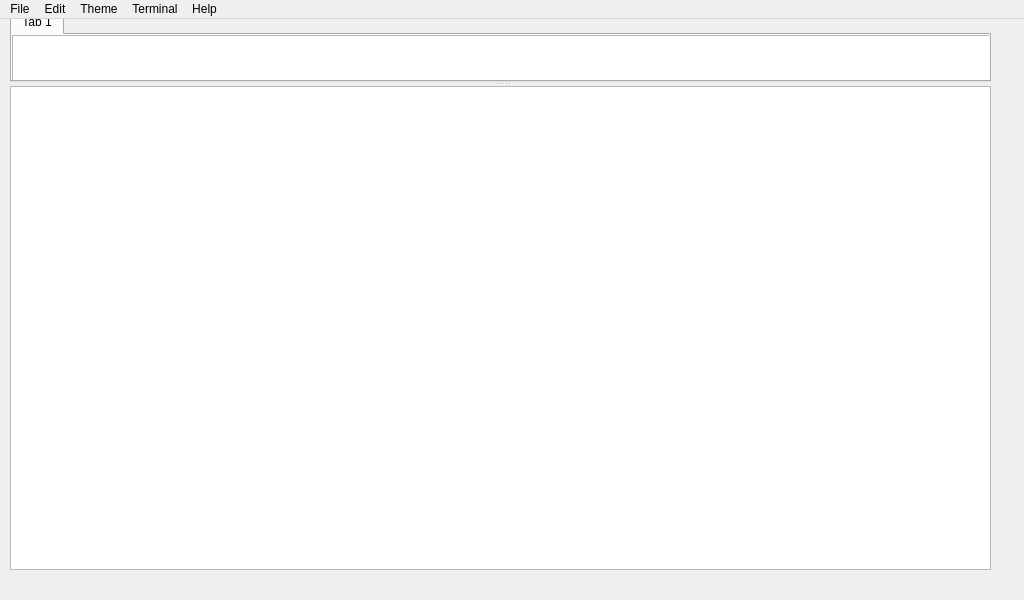
<?xml version="1.0" encoding="UTF-8"?>
<ui version="4.0">
 <class>snaptics</class>
 <widget class="QMainWindow" name="snaptics">
  <property name="geometry">
   <rect>
    <x>0</x>
    <y>0</y>
    <width>1024</width>
    <height>600</height>
   </rect>
  </property>
  <property name="palette">
   <palette>
    <active>
     <colorrole role="Light">
      <brush brushstyle="SolidPattern">
       <color alpha="255">
        <red>156</red>
        <green>194</green>
        <blue>255</blue>
       </color>
      </brush>
     </colorrole>
    </active>
    <inactive>
     <colorrole role="Light">
      <brush brushstyle="SolidPattern">
       <color alpha="255">
        <red>156</red>
        <green>194</green>
        <blue>255</blue>
       </color>
      </brush>
     </colorrole>
    </inactive>
    <disabled>
     <colorrole role="Light">
      <brush brushstyle="SolidPattern">
       <color alpha="255">
        <red>156</red>
        <green>194</green>
        <blue>255</blue>
       </color>
      </brush>
     </colorrole>
    </disabled>
   </palette>
  </property>
  <property name="windowTitle">
   <string>snaptics</string>
  </property>
  <property name="documentMode">
   <bool>false</bool>
  </property>
  <widget class="QWidget" name="centralwidget">
   <widget class="QWidget" name="widget" native="true">
    <property name="geometry">
     <rect>
      <x>0</x>
      <y>0</y>
      <width>1024</width>
      <height>600</height>
     </rect>
    </property>
    <widget class="QSplitter" name="splitter">
     <property name="geometry">
      <rect>
       <x>10</x>
       <y>-10</y>
       <width>981</width>
       <height>561</height>
      </rect>
     </property>
     <property name="sizePolicy">
      <sizepolicy hsizetype="Preferred" vsizetype="Preferred">
       <horstretch>0</horstretch>
       <verstretch>80</verstretch>
      </sizepolicy>
     </property>
     <property name="orientation">
      <enum>Qt::Vertical</enum>
     </property>
     <widget class="QTabWidget" name="tabBar">
      <property name="currentIndex">
       <number>0</number>
      </property>
      <widget class="QWidget" name="tab">
       <attribute name="title">
        <string>Tab 1</string>
       </attribute>
       <widget class="QPlainTextEdit" name="code_txt">
        <property name="geometry">
         <rect>
          <x>0</x>
          <y>0</y>
          <width>981</width>
          <height>351</height>
         </rect>
        </property>
       </widget>
      </widget>
     </widget>
     <widget class="QPlainTextEdit" name="terminal_txt">
      <property name="enabled">
       <bool>true</bool>
      </property>
     </widget>
    </widget>
   </widget>
  </widget>
  <widget class="QMenuBar" name="menuBar">
   <property name="geometry">
    <rect>
     <x>0</x>
     <y>0</y>
     <width>1024</width>
     <height>21</height>
    </rect>
   </property>
   <widget class="QMenu" name="menuArchivo">
    <property name="title">
     <string>File</string>
    </property>
    <addaction name="actionNuevo"/>
    <addaction name="actionOpen"/>
    <addaction name="actionSave"/>
    <addaction name="actionSave_As"/>
    <addaction name="actionExit"/>
   </widget>
   <widget class="QMenu" name="menuEdit">
    <property name="title">
     <string>Edit</string>
    </property>
    <addaction name="actionundo"/>
    <addaction name="actionredo"/>
    <addaction name="actioncopy"/>
    <addaction name="actionpaste"/>
   </widget>
   <widget class="QMenu" name="menuTheme">
    <property name="title">
     <string>Theme</string>
    </property>
    <addaction name="actionDark"/>
    <addaction name="actionLight"/>
   </widget>
   <widget class="QMenu" name="menuHelp">
    <property name="title">
     <string>Help</string>
    </property>
    <addaction name="actionAbout"/>
   </widget>
   <widget class="QMenu" name="menuTerminal">
    <property name="title">
     <string>Terminal</string>
    </property>
    <addaction name="actionNew_Terminal"/>
    <addaction name="actionHide_Terminal"/>
   </widget>
   <addaction name="menuArchivo"/>
   <addaction name="menuEdit"/>
   <addaction name="menuTheme"/>
   <addaction name="menuTerminal"/>
   <addaction name="menuHelp"/>
  </widget>
  <action name="actionNuevo">
   <property name="text">
    <string>New</string>
   </property>
   <property name="shortcut">
    <string>Ctrl+N</string>
   </property>
  </action>
  <action name="actionOpen">
   <property name="text">
    <string>Open</string>
   </property>
   <property name="shortcut">
    <string>Ctrl+O</string>
   </property>
  </action>
  <action name="actionSave">
   <property name="text">
    <string>Save</string>
   </property>
   <property name="shortcut">
    <string>Ctrl+S</string>
   </property>
  </action>
  <action name="actionSave_As">
   <property name="text">
    <string>Save As</string>
   </property>
   <property name="shortcut">
    <string>Ctrl+Shift+S</string>
   </property>
  </action>
  <action name="actionExit">
   <property name="text">
    <string>Exit</string>
   </property>
   <property name="shortcut">
    <string>Ctrl+Q</string>
   </property>
  </action>
  <action name="actionundo">
   <property name="text">
    <string>Undo</string>
   </property>
   <property name="shortcut">
    <string>Ctrl+Z</string>
   </property>
  </action>
  <action name="actionredo">
   <property name="text">
    <string>Redo</string>
   </property>
   <property name="shortcut">
    <string>Ctrl+Y</string>
   </property>
  </action>
  <action name="actioncopy">
   <property name="text">
    <string>Copy</string>
   </property>
   <property name="shortcut">
    <string>Ctrl+C</string>
   </property>
  </action>
  <action name="actionpaste">
   <property name="text">
    <string>Paste</string>
   </property>
   <property name="shortcut">
    <string>Ctrl+V</string>
   </property>
  </action>
  <action name="actionDark">
   <property name="text">
    <string>Dark</string>
   </property>
  </action>
  <action name="actionLight">
   <property name="text">
    <string>Light</string>
   </property>
  </action>
  <action name="actionAbout">
   <property name="text">
    <string>About</string>
   </property>
   <property name="shortcut">
    <string>Ctrl+H</string>
   </property>
  </action>
  <action name="actionNew_Terminal">
   <property name="text">
    <string>Show Terminal</string>
   </property>
   <property name="shortcut">
    <string>Ctrl+Shift+Ñ</string>
   </property>
  </action>
  <action name="actionHide_Terminal">
   <property name="text">
    <string>Hide Terminal</string>
   </property>
   <property name="shortcut">
    <string>Ctrl+Shift+H</string>
   </property>
  </action>
 </widget>
 <resources/>
 <connections/>
</ui>
